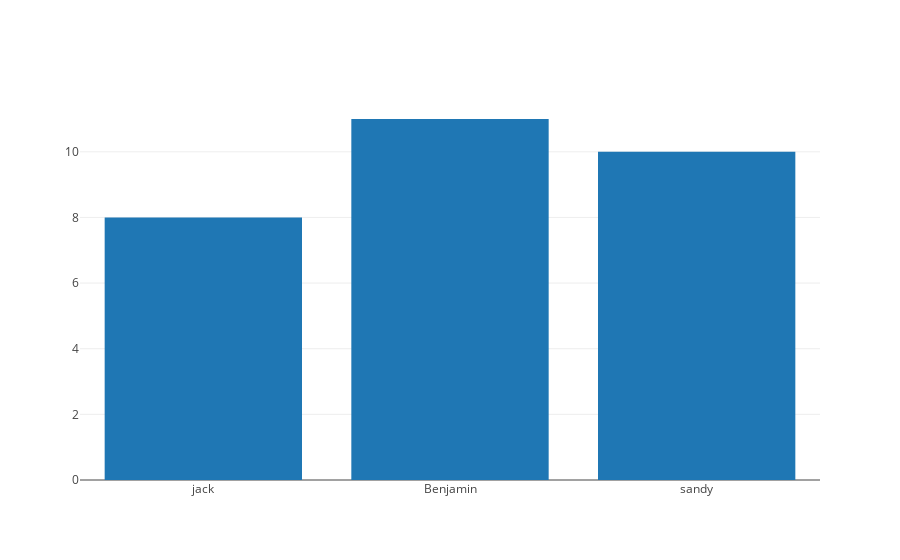

The code cell stored with this chart in its notebook:
### Markdown cell above
Now we plot our graph by calling the `plotly.offline.iplot` method and passing through a list of traces to `iplot` method.

### Code cell
trace0 = {'type': 'bar', 'x': ['jack', 'Benjamin', 'sandy'], 'y': [8, 11, 10]}


plotly.offline.iplot([trace0])

### Figure 1 — Plotly figure (JSON) as saved in the notebook; plotly's stock layout.template omitted (floating-point values rounded to 4 significant figures)
{"data": [{"type": "bar", "uid": "a35d1540-17cd-11eb-bd6b-0d5a555ce1b4", "x": ["jack", "Benjamin", "sandy"], "y": [8, 11, 10]}], "layout": {}}
